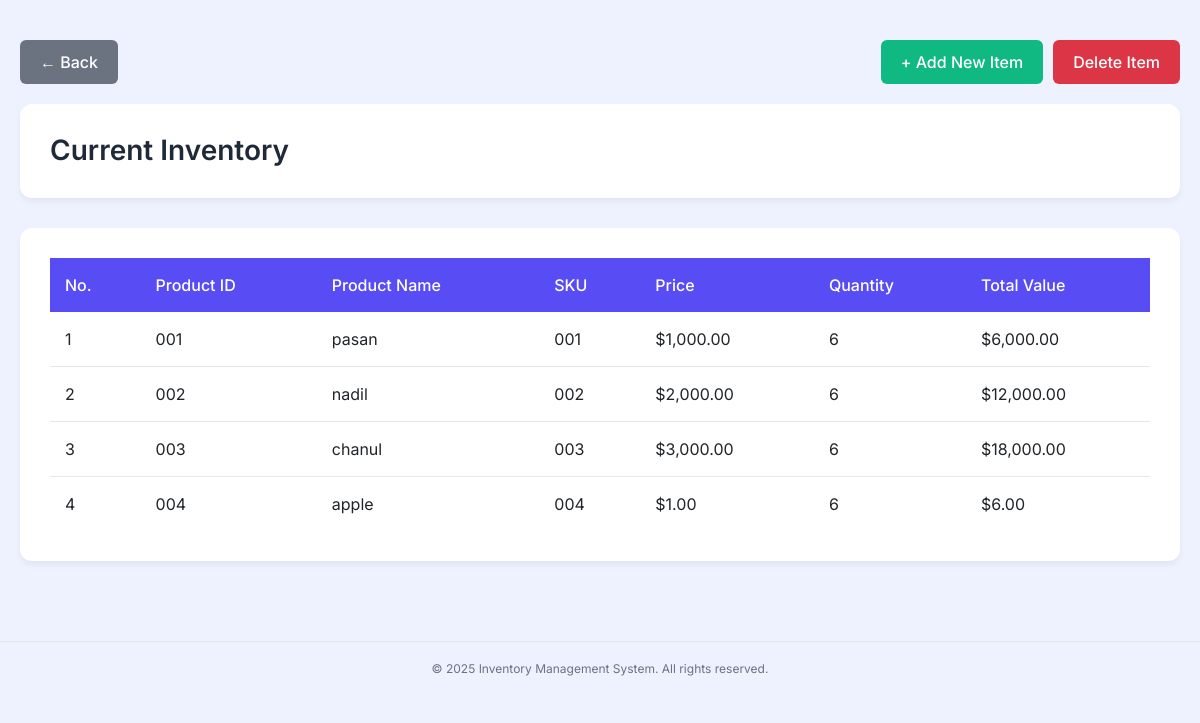
Page /features/inventory.php on the earlier database version.
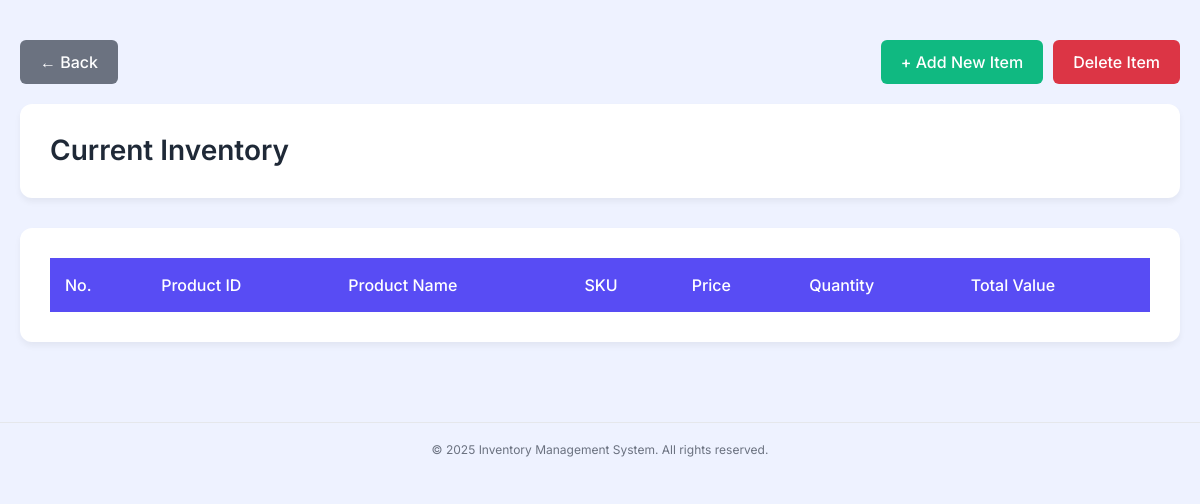
Same page on the later database version.
### tables this page shows
CREATE TABLE `products` (
  `id` int(11) NOT NULL,
  `name` varchar(100) NOT NULL,
  `sku` varchar(50) NOT NULL,
  `price` decimal(10,2) NOT NULL,
  `quantity` int(11) UNSIGNED DEFAULT 0,
  `created_at` timestamp NOT NULL DEFAULT current_timestamp()
);

### features/inventory.php (the view, shortened to what this page needs)
<?php require '../connection/db.php'; ?>
<!DOCTYPE html>
<html>
<head>
    <link href="https://cdn.jsdelivr.net/npm/bootstrap@5.3.0/dist/css/bootstrap.min.css" rel="stylesheet">
    <link href="../css/style.css" rel="stylesheet">
</head>
<body>
    <div class="inventory-container">
        <div class="header-actions">
            <a href="../index.php" class="btn-back">
                &larr; Back
            </a>
            <div class="header-buttons">
                <a href="../logics/add.php" class="btn-add">+ Add New Item</a>
                <a href="../logics/delete.php" class="btn-delete">Delete Item</a>
            </div>
        </div>
        <div class="header-card">
            <h1 class="page-title">Current Inventory</h1>
        </div>
        <div class="table-card">
            <table class="table">
        <thead>
            <tr>
                <th>No.</th>
                <th>Product ID</th>
                <th>Product Name</th>
                <th>SKU</th>
                <th>Price</th>
                <th>Quantity</th>
                <th>Total Value</th>
            </tr>
        </thead>
        <tbody>
            <?php
            try {
                $stmt = $pdo->query("SELECT * FROM products ORDER BY id ASC");
                $row_number = 1;
                while ($row = $stmt->fetch(PDO::FETCH_ASSOC)) {
                    $total_value = $row['price'] * $row['quantity'];
                    $stock_class = ($row['quantity'] < 5) ? 'text-danger fw-bold' : '';
                    echo "<tr>";
                    echo "<td>" . $row_number . "</td>";
                    echo "<td>" . htmlspecialchars(sprintf('%03d', (int)$row['id'])) . "</td>";
                    echo "<td>" . htmlspecialchars($row['name']) . "</td>";
                    echo "<td>" . htmlspecialchars($row['sku']) . "</td>";
                    echo "<td>$" . number_format($row['price'], 2) . "</td>";
                    echo "<td class='$stock_class'>" . htmlspecialchars($row['quantity']) . "</td>";
                    echo "<td>$" . number_format($total_value, 2) . "</td>";
                    echo "</tr>";
                    $row_number++;
                }
            } catch (PDOException $e) {
                echo "<tr><td colspan='7' class='text-center text-danger'>Error loading inventory: " . htmlspecialchars($e->getMessage()) . "</td></tr>";
            }
            ?>
        </tbody>
            </table>
        </div>
    </div>
<?php require_once __DIR__ . '/../partials/footer.php'; ?>
</body>
</html>

Differences in the rows shown:
removed products: id "001", name "pasan", sku "001", price "1,000.00", quantity "6", total_value "6,000.00"
removed products: id "002", name "nadil", sku "002", price "2,000.00", quantity "6", total_value "12,000.00"
removed products: id "003", name "chanul", sku "003", price "3,000.00", quantity "6", total_value "18,000.00"
removed products: id "004", name "apple", sku "004", price "1.00", quantity "6", total_value "6.00"
